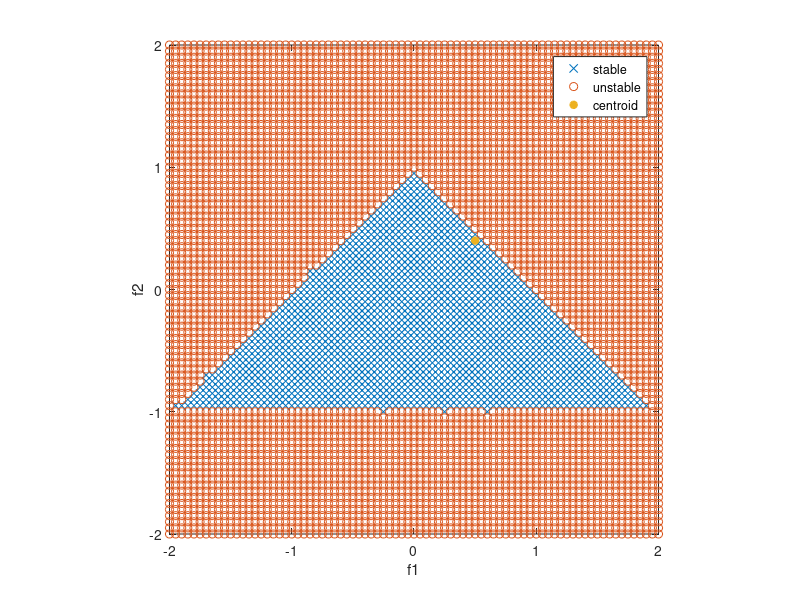

Reproduce this figure in MATLAB.
f1MostNeg=-2;f1MostPos=2;f2MostNeg=-2;f2MostPos=2;

[f1, f2]=meshgrid(f1MostNeg:.05:f1MostPos, f2MostNeg:.05:f2MostPos);
mu1=0.5;
mu2=0.4;

% resample among those that are stable
stable=abs((f1.^2 + 4*f2).^(1/2)/2 - f1/2)<1 & abs(f1/2 + (f1.^2 + 4*f2).^(1/2)/2)<1;

% plot results
plot(f1(stable),f2(stable),'x')
hold on
plot(f1(~stable),f2(~stable),'o')
plot(mu1,mu2,'*','LineWidth',2)
hold off
xlabel('f1')
ylabel('f2')
legend('stable','unstable','centroid')
axis([f1MostNeg f1MostPos f2MostNeg f2MostPos])
axis square


